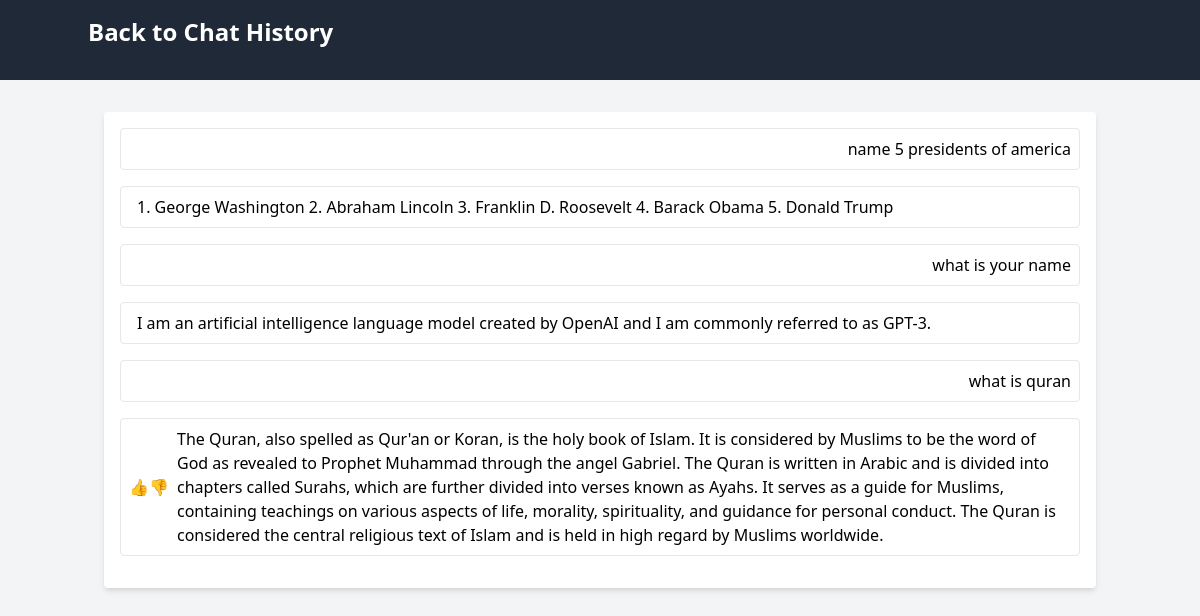
Screenshot of /conversations/chat-detail/?conversation=28 (signed in) with the database file from the repository.
### conversations/models.py (models this page shows)
class Message(models.Model):
    conversation = models.ForeignKey(Conversation, on_delete=models.CASCADE, related_name='messages')
    is_chatbot_message = models.BooleanField()
    message_context = models.TextField()
    date = models.DateTimeField(auto_now=True)
    like = models.BooleanField(null=True, default=None)
    class Meta:
        ordering = ['date']

### conversations/views.py (the view, shortened to what this page needs)
# urls.py: path('chat-detail/', chat_detail_view, name='chat_detail')
@login_required
def chat_detail_view(request):
    conversation_id = request.GET.get('conversation')
    conversation = Conversation.objects.get(id=conversation_id)
    messages = Message.objects.filter(conversation=conversation)
    context = {'conversation_id': conversation_id, 'is_disabled': conversation.chatbot.is_disabled, 'messages': messages}
    return render(request, 'chat-details.html', context)

### conversations/templates/chat-details.html (shortened to what this page needs)
<!DOCTYPE html>
<html lang="en">
<head>
    <link href="https://cdn.jsdelivr.net/npm/tailwindcss@2.2.16/dist/tailwind.min.css" rel="stylesheet">
</head>
<body class="bg-gray-100">
    <header class="bg-gray-800 text-white p-4">
        <div class="container mx-auto">
            <a href="{% url 'chat_list' %}" class="block text-2xl font-semibold text-white mb-4">
                Back to Chat History
            </a>
        </div>
    </header>
    <div class="container mx-auto p-4 mt-4">
        <div class="chat-container bg-white rounded p-4 shadow-md">
            <div class="chat-messages">
                {% for message in messages %}
                    {% if message.is_chatbot_message %}
                        <div class="message received flex items-center mb-2  border rounded p-2 mb-4 hover:bg-gray-100">
                            {% if forloop.last %}
                            <button class="btn-like" onclick="react('like')">👍</button>
                            <button class="btn-dislike" onclick="react('dislike')">👎</button>
                            {% endif %}
                            <div class="message-content ml-2">{{ message.message_context }}</div>
                        </div>
                    {% else %}
                        <div class="message sent flex items-center justify-end  border rounded p-2 mb-4 hover:bg-gray-100">
                            <div class="message-content">{{ message.message_context }}</div>
                        </div>
                    {% endif %}
                {% endfor %}
            </div>
        </div>
    </div>
</body>
</html>

### rows the page displays
Message: message_context "name 5 presidents of america"
Message: message_context "1. George Washington 2. Abraham Lincoln 3. Franklin D. Roosevelt 4. Barack Obama 5. Donald Trump"
Message: message_context "what is your name"
Message: message_context "I am an artificial intelligence language model created by OpenAI and I am commonly referred to as GPT-3."
Message: message_context "what is quran"
Message: message_context "The Quran, also spelled as Qur'an or Koran, is the holy book of Islam. It is considered by Muslims to be the word of God as revealed to Prophet Muhammad through the angel Gabriel. The Quran is written in Arabic and is divided into chapters called Surahs, which are further divided into verses known as Ayahs. It serves as a guide for Muslims, containing teachings on various aspects of life, morality, spirituality, and guidance for personal conduct. The Quran is considered the central religious text of Islam and is held in high regard by Muslims worldwide."
